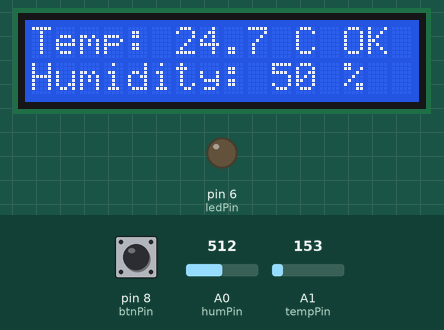
Simulated run of this sketch. Board: Arduino Uno, built with avr-gcc and run on an emulated ATmega328P. Parts: 16×2 character LCD, output pins drawn as LEDs (lit = HIGH). The test bench sets the inputs (shaded band); at power-on: A1 (tempPin) = 153, pin 8 (btnPin) HIGH, A0 (humPin) = 512.

Above: at 1.2 s.
1.3 s: A1 (tempPin) set to 179
At 2.9 s:
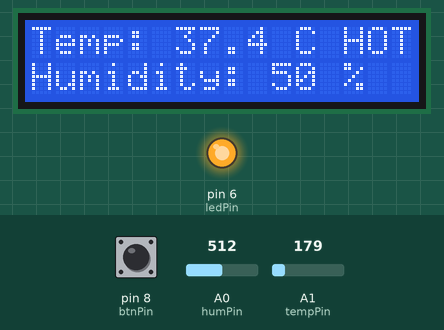
3.5 s: pin 8 (btnPin) pulled LOW for 0.15 s
At 4.0 s:
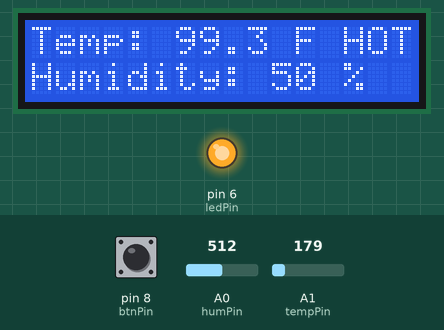
5.1 s: A1 (tempPin) set to 133
At 7.1 s:
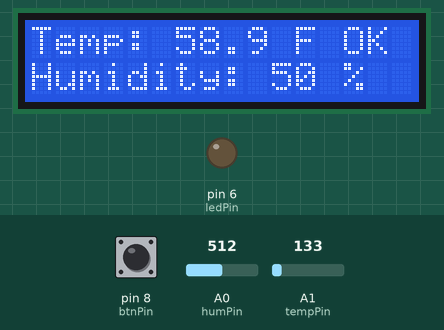
7.5 s: A0 (humPin) set to 716
At 8.6 s:
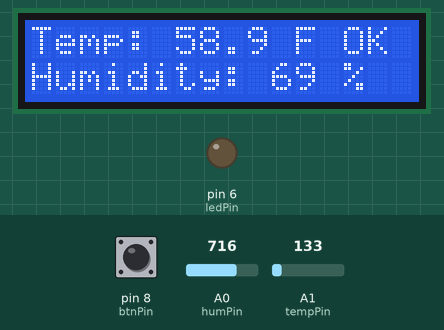
9.5 s: pin 8 (btnPin) pulled LOW for 1 s
At 9.8 s:
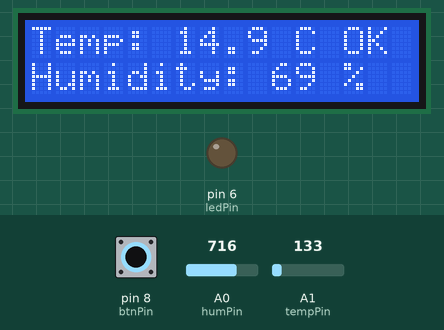
12.0 s: A0 (humPin) set to 900
At 12.8 s:
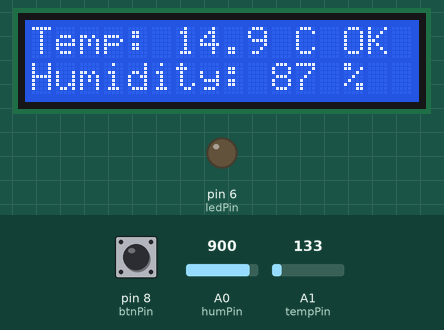
Timing chart, 0 to 14.5 s (numbered marks = the images above; inputs shaded):
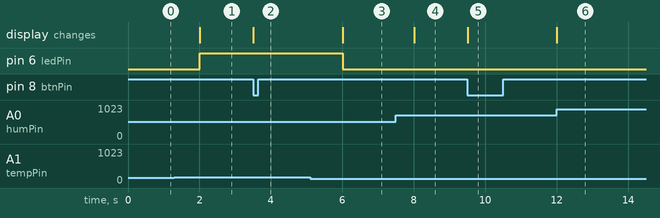

Measured:
- the behaviour switches between 163 and 164 on A1 (tempPin) (found by bisection; images 0 and 1)
- after the input at 1.3 s, pin 6 (ledPin): LOW → HIGH after 0.71 s; the display: changes after 0.71 s (image 1)
- after the input at 3.5 s, the display: changes at once (image 2)
- after the input at 5.1 s, pin 6 (ledPin): HIGH → LOW after 0.91 s; the display: changes after 0.91 s (image 3)
- after the input at 7.5 s, the display: changes after 0.51 s (image 4)
- after the input at 9.5 s, the display: changes at once (image 5)
- after the input at 12.0 s, the display: changes at once (image 6)

The sketch:

Day23_Weather_Station_TMP36.ino
```cpp
// Day 23 - Mini Weather Station (Tinkercad version)
// TMP36 on A1 = temperature, potentiometer on A0 = humidity (0-100 %)
// LCD 16x2 in 4-bit mode. Red LED on pin 6, button on pin 8.
// Level up: "Too hot!" / "Nice" + red LED above 30 C, button toggles C / F.
#include <LiquidCrystal.h>

LiquidCrystal lcd(12, 11, 5, 4, 3, 2);

const int tempPin = A1;
const int humPin  = A0;
const int ledPin  = 6;
const int btnPin  = 8;
const float hotLimit = 30.0;

bool useF = false;
bool lastBtn = HIGH;
unsigned long lastUpdate = 0;

void showReadings() {
  float v = analogRead(tempPin) * 5.0 / 1024.0;
  float tempC = (v - 0.5) * 100.0;
  int hum = map(analogRead(humPin), 0, 1023, 0, 100);

  lcd.setCursor(0, 0);
  lcd.print("Temp: ");
  if (useF) { lcd.print(tempC * 9.0 / 5.0 + 32.0, 1); lcd.print(" F"); }
  else      { lcd.print(tempC, 1);                    lcd.print(" C"); }
  lcd.print(tempC > hotLimit ? " HOT" : " OK ");   // fixed width, no clear()

  lcd.setCursor(0, 1);
  lcd.print("Humidity: ");
  lcd.print(hum);
  lcd.print(" %  ");

  digitalWrite(ledPin, tempC > hotLimit ? HIGH : LOW);
}

void setup() {
  lcd.begin(16, 2);
  pinMode(ledPin, OUTPUT);
  pinMode(btnPin, INPUT_PULLUP);
  showReadings();
}

void loop() {
  bool btn = digitalRead(btnPin);
  if (lastBtn == HIGH && btn == LOW) {      // button pressed
    useF = !useF;
    lcd.clear();                            // unit text changes length
    showReadings();
    delay(50);                              // debounce
  }
  lastBtn = btn;

  if (millis() - lastUpdate >= 2000) {      // update every 2 s
    lastUpdate = millis();
    showReadings();
  }
}
```
